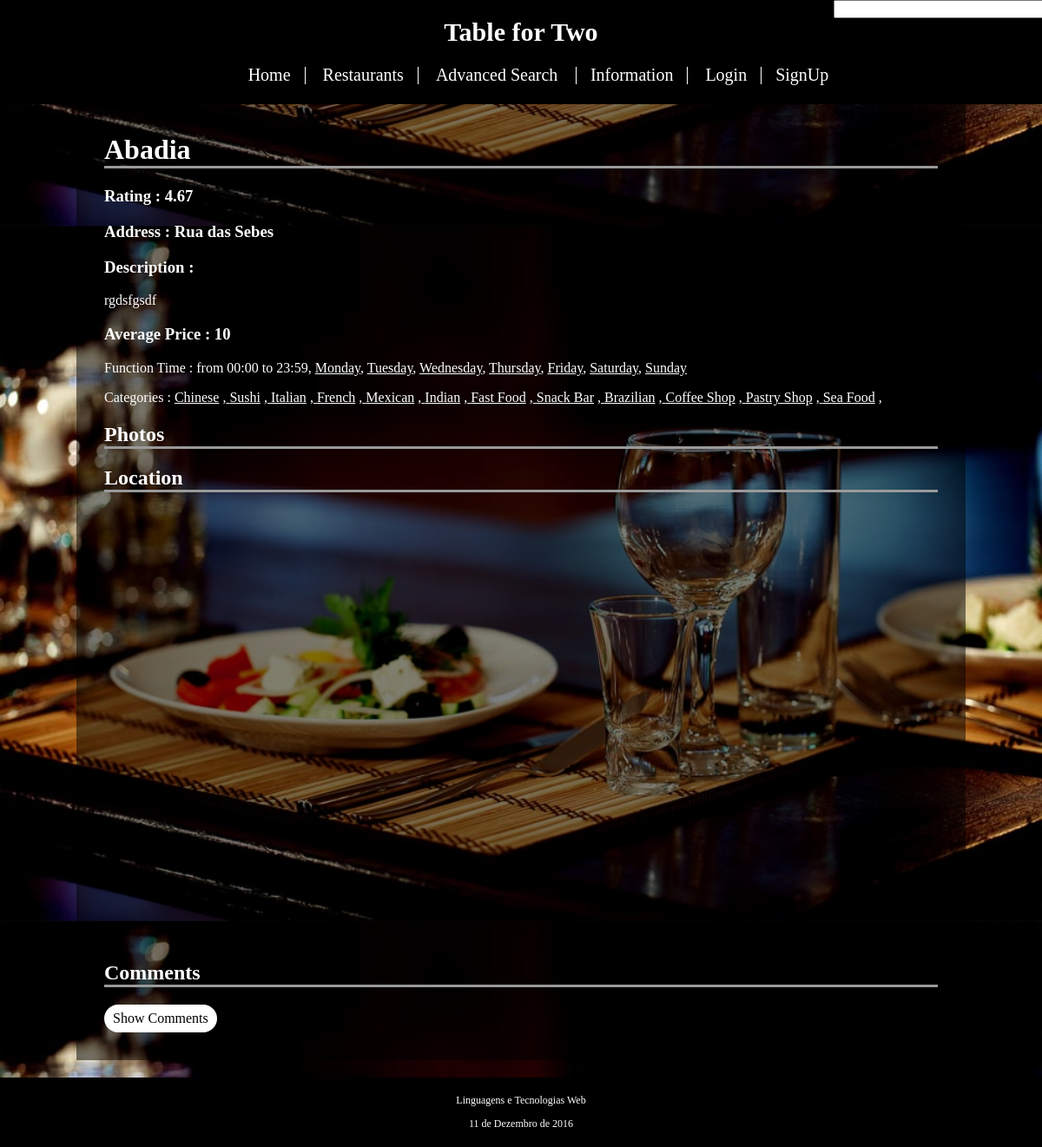
/restaurant_item.php?id=2, run on an earlier commit of the app's database.
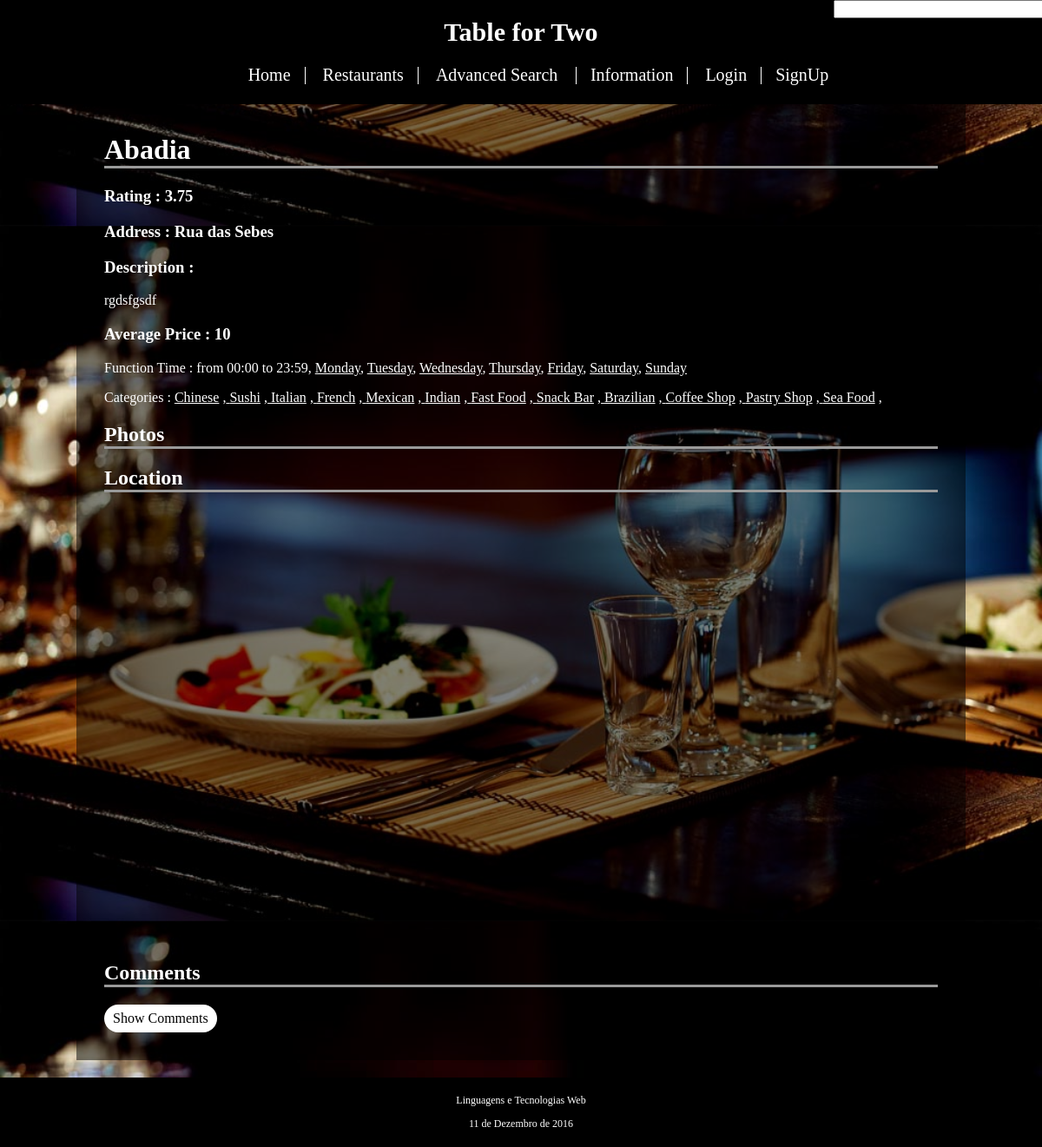
And on a later commit of the database.
### tables this page shows
CREATE TABLE Restaurant (
	id_restaurant INTEGER PRIMARY KEY AUTOINCREMENT,
	id_owner INTEGER REFERENCES Account(id_account),
	--id_functionTime INTEGER REFERENCES FunctionTime(id_functionTime),
	id_category VARCHAR REFERENCES Category(id_category),
	name VARCHAR NOT NULL,
	address VARCHAR NOT NULL,
	avg_price INTEGER NOT NULL,
	description VARCHAR,
	stars REAL,
	open_time VARCHAR NOT NULL,
	close_time VARCHAR NOT NULL,
	monday BOOLEAN NOT NULL,
	tuesday BOOLEAN NOT NULL,
	wednesday BOOLEAN NOT NULL,
	thursday BOOLEAN NOT NULL,
	friday BOOLEAN NOT NULL,
	saturday BOOLEAN NOT NULL,
	sunday BOOLEAN NOT NULL
);

CREATE TABLE RestaurantFood (
	id_restaurant_food INTEGER PRIMARY KEY,
	id_restaurant INTEGER REFERENCES Restaurant(id_restaurant),
	id_category VARCHAR REFERENCES Category(id_category)
);

### restaurant_item.php (called while the page is built, shortened)
<?php
	include_once('database/connection.php');
	include_once('database/restaurant.php');
	include_once('database/restaurant_food.php');
	include('templates/header.php');
	include('templates/restaurant_item.php');
	include('templates/footer.php');
 ?>

### database/restaurant.php (called while the page is built, shortened)
<?php
	function getRestaurantItem($db, $id){
		$stmt = $db->prepare('SELECT * FROM Restaurant WHERE id_restaurant = ?');
		$stmt->execute($id);
		$result = $stmt->fetch();
		return $result;
	}
	function getRestaurantPhotos($db,$id_restaurant){
		$stmt = $db->prepare('SELECT path FROM Photo WHERE id_restaurant = ?');
		$stmt->execute(array($id_restaurant));
		$result = $stmt->fetchAll();
		return $result;
	}
 ?>

### database/restaurant_food.php (called while the page is built, shortened)
<?php
	function getRestaurantFood($db,$id_restaurant){
		$stmt = $db->prepare('SELECT id_category FROM RestaurantFood WHERE id_restaurant = ?');
		$stmt->execute(array($id_restaurant));
		$result = $stmt->fetchAll();
		return $result;
	}
?>

### templates/restaurant_item.php (the view, shortened to what this page needs)
<div id="content">
	<?php
		if(!is_numeric($_GET['id'])){
			header('Location: error.php');
		}
		else{
	?>
			<div id="restaurant information">
				<?php
					$result = getRestaurantItem($db, array($_GET['id']));
					$categories = getRestaurantFood($db,$_GET['id']);
					$photos = getRestaurantPhotos($db,$_GET['id']);
				?>
				<?php
					echo '<h1 class="subtitle">' . $result['name'] . '</h1>';
					echo '<h3> Rating : ' . $result['stars'] . '</h3>';
					echo '<h3 id="address"> Address : ' . $result['address'] . '</h3>';
					echo '<h3> Description :</h3>';
					echo '<p>' . $result['description'] . '</p>';
					echo '<h3> Average Price : ' . $result['avg_price'] . '</h3>';
					echo '<p> Function Time : from ' . $result['open_time'] . ' to ' . $result['close_time'];
					if($result['monday']) echo ', <a class="simple_href" href="show_weekday.php?day=monday">Monday</a>';
					if($result['tuesday']) echo ', <a class="simple_href" href="show_weekday.php?day=tuesday">Tuesday</a>';
					if($result['wednesday']) echo ', <a class="simple_href" href="show_weekday.php?day=wednesday">Wednesday</a>';
					if($result['thursday']) echo ', <a class="simple_href" href="show_weekday.php?day=thursday"> Thursday</a>';
					if($result['friday']) echo ', <a class="simple_href" href="show_weekday.php?day=friday"> Friday</a>';
					if($result['saturday']) echo ', <a class="simple_href" href="show_weekday.php?day=saturday"> Saturday</a>';
					if($result['sunday']) echo ', <a class="simple_href" href="show_weekday.php?day=sunday"> Sunday</a>';
					echo '</p>';
					echo '<p> Categories : ';
					foreach($categories as $category)
						echo '<a class="simple_href" href="show_category.php?category='.$category['id_category'].'">  '. $category['id_category'] .'</a> ,';
					echo '</p>';
					echo '<h2 class="subtitle"> Photos </h2>';
				?>
			</div>
			<h2 class="subtitle"> Location </h2>
			<div id="map"></div>
			<h2 class="subtitle"> Comments </h2>
			<input id="button_comments" class="button_1 button" type="submit" value="Show Comments" >
	<?php
		}
	?>
</div>

### templates/header.php (shortened to what this page needs)
<!DOCTYPE html>
<html>
	<head>
		<link rel="stylesheet" href="css/site.css">
	</head>
	<body>
		<div id="header">
			<h1> Table for Two </h1>
			<div id="search_bar">
				<input type="text" id="search" name="search" size="30" onkeyup="showResult(this.value)">
				<div id="livesearch">
                    <a id="livesearch[0]" href=""></a><br>
                    <a id="livesearch[1]" href=""></a><br>
                    <a id="livesearch[2]" href=""></a><br>
                    <a id="livesearch[3]" href=""></a><br>
                </div>
			</div>
			<div id="menu">
				<ul>
					<li><input id="go_home" class="header_button button" action="index.php" type="submit" value="Home" /></li>
					<li><input id="go_restaurants" class="header_button button" action="restaurants.php" type="submit" value="Restaurants" /></li>
					<li><input id="go_advanced_search" class="header_button button" action="advanced_search.php" type="submit" value="Advanced Search" /> </li>
					<li><input id="go_information" class="header_button button" action="information.php" type="submit" value="Information" /></li>
					<?php
					if (isset($_SESSION['id_account'])){
						if($_SESSION['type'] == 'owner')
								echo '<li><input id="go_my_restaurants" class="header_button button" action="my_restaurants.php" type="submit" value="My Restaurants" /></li>';
						else
								echo '<li><input id="go_my_favorite" class="header_button button" action="my_favorite.php" type="submit" value="My Favorite" /></li>';
						echo '<li><input id="go_my_account" class="header_button button" action="my_account.php" type="submit" value="' . $_SESSION['name'] .'" /></li>';
						echo '<li><input id="do_logout" class="header_button button" action="action_logout.php" type="submit" value="Logout" /></li>';
					}
					else{
						echo '<li><input id="do_login" class="header_button button" type="submit" value="Login" /></li>';
						echo '<li><input id="do_signup" class="header_button button" action="signup.php" type="submit" value="SignUp" /></li>';
					}
					?>
				</ul>
			</div>
		</div>

### templates/footer.php
		<div id="footer">
				<p> Linguagens e Tecnologias Web </p>
				<p> 11 de Dezembro de 2016 </p>
		</div>
	</body>
</html>

### css/site.css (style rules this page uses)
html { position:relative; }
body { background-image: url(images/background.jpg); background-position: 0%; background-size: 100%; background-attachment: fixed; font-family: times, serif; margin: 0px auto; display : block; }
#header { display: inline-block; background-color: #000000; color: #ffffff; text-align: center; width:100%; padding-bottom: 5px; }
#header h1 { font-size: 30px; }
#menu li { display: inline; text-decoration: none; margin: 10px; display: inline; border-right: 1px solid #ffffff; padding-right: 10px; margin-right: 0px; font-size: 18px; color: #ffffff; }
#menu li:last-child { border-right: none; }
#content { width: 1000px; margin: 0px auto; display: none; background-color: rgba(0,0,0,0.5); color: #ffffff; padding: 1%; margin-bottom: 100px; }
#content > * { display:block; margin:20px; }
#footer { text-align: center; color: #ffffff; font-size: 12px; position: fixed; right: 0; bottom: 0; left: 0; background-color: #000000; padding: 7px; }
#search_bar { display: block; position: fixed; left: 80%; top: 0px; }
.simple_href { color: white; }
.subtitle { border-bottom-style: outset; }
.button { text-align: center; text-decoration: none; cursor: pointer; outline: none; font-family: times, serif; }
.header_button { background-color: black; border: none; color: white; font-size: 20px; font-style: bold; }
.button_1 { background-color: white; border: none; border-radius: 20px; color: black; padding: 7px 10px; margin-top: 20px; text-align: center; font-size: 16px; }
#map { padding-bottom : 50%; width: auto; }

What changed in the data, as far as the page shows it:
changed restaurant "Abadia": stars "4.67" → "3.75"
